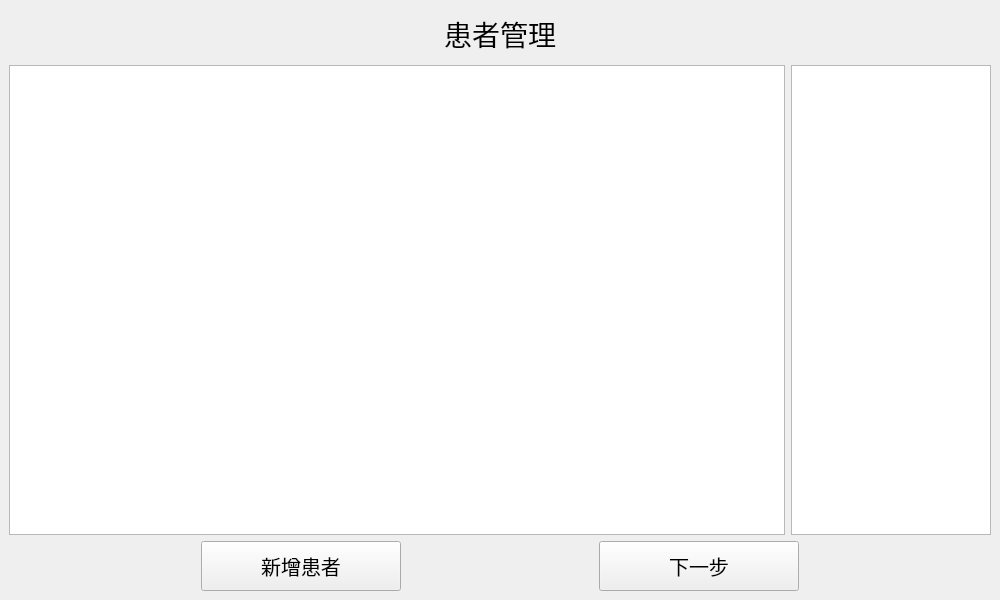
<?xml version="1.0" encoding="UTF-8"?>
<ui version="4.0">
 <class>PatientManager</class>
 <widget class="QWidget" name="PatientManager">
  <property name="geometry">
   <rect>
    <x>0</x>
    <y>0</y>
    <width>1000</width>
    <height>600</height>
   </rect>
  </property>
  <property name="windowTitle">
   <string>Form</string>
  </property>
  <property name="styleSheet">
   <string notr="true">font:20px;</string>
  </property>
  <layout class="QVBoxLayout" name="verticalLayout">
   <property name="leftMargin">
    <number>0</number>
   </property>
   <property name="topMargin">
    <number>0</number>
   </property>
   <property name="rightMargin">
    <number>0</number>
   </property>
   <property name="bottomMargin">
    <number>0</number>
   </property>
   <item>
    <widget class="QWidget" name="widget" native="true">
     <layout class="QVBoxLayout" name="verticalLayout_2">
      <item>
       <widget class="QLabel" name="label">
        <property name="minimumSize">
         <size>
          <width>0</width>
          <height>50</height>
         </size>
        </property>
        <property name="maximumSize">
         <size>
          <width>16777215</width>
          <height>50</height>
         </size>
        </property>
        <property name="styleSheet">
         <string notr="true">font:28px;</string>
        </property>
        <property name="text">
         <string>患者管理</string>
        </property>
        <property name="alignment">
         <set>Qt::AlignCenter</set>
        </property>
       </widget>
      </item>
      <item>
       <widget class="QWidget" name="widget_3" native="true">
        <layout class="QHBoxLayout" name="horizontalLayout">
         <property name="leftMargin">
          <number>0</number>
         </property>
         <property name="topMargin">
          <number>0</number>
         </property>
         <property name="rightMargin">
          <number>0</number>
         </property>
         <property name="bottomMargin">
          <number>0</number>
         </property>
         <item>
          <widget class="QTableWidget" name="tableInfo"/>
         </item>
         <item>
          <widget class="QListWidget" name="listReport">
           <property name="minimumSize">
            <size>
             <width>200</width>
             <height>0</height>
            </size>
           </property>
           <property name="maximumSize">
            <size>
             <width>200</width>
             <height>16777215</height>
            </size>
           </property>
          </widget>
         </item>
        </layout>
       </widget>
      </item>
      <item>
       <widget class="QWidget" name="widget_4" native="true">
        <property name="minimumSize">
         <size>
          <width>0</width>
          <height>50</height>
         </size>
        </property>
        <property name="maximumSize">
         <size>
          <width>16777215</width>
          <height>50</height>
         </size>
        </property>
        <layout class="QHBoxLayout" name="horizontalLayout_2">
         <property name="leftMargin">
          <number>0</number>
         </property>
         <property name="topMargin">
          <number>0</number>
         </property>
         <property name="rightMargin">
          <number>0</number>
         </property>
         <property name="bottomMargin">
          <number>0</number>
         </property>
         <item>
          <widget class="QPushButton" name="btnNew">
           <property name="minimumSize">
            <size>
             <width>200</width>
             <height>50</height>
            </size>
           </property>
           <property name="maximumSize">
            <size>
             <width>200</width>
             <height>50</height>
            </size>
           </property>
           <property name="text">
            <string>新增患者</string>
           </property>
          </widget>
         </item>
         <item>
          <widget class="QPushButton" name="btnNext">
           <property name="minimumSize">
            <size>
             <width>200</width>
             <height>50</height>
            </size>
           </property>
           <property name="maximumSize">
            <size>
             <width>200</width>
             <height>50</height>
            </size>
           </property>
           <property name="text">
            <string>下一步</string>
           </property>
          </widget>
         </item>
        </layout>
       </widget>
      </item>
     </layout>
    </widget>
   </item>
  </layout>
 </widget>
 <resources/>
 <connections/>
</ui>
